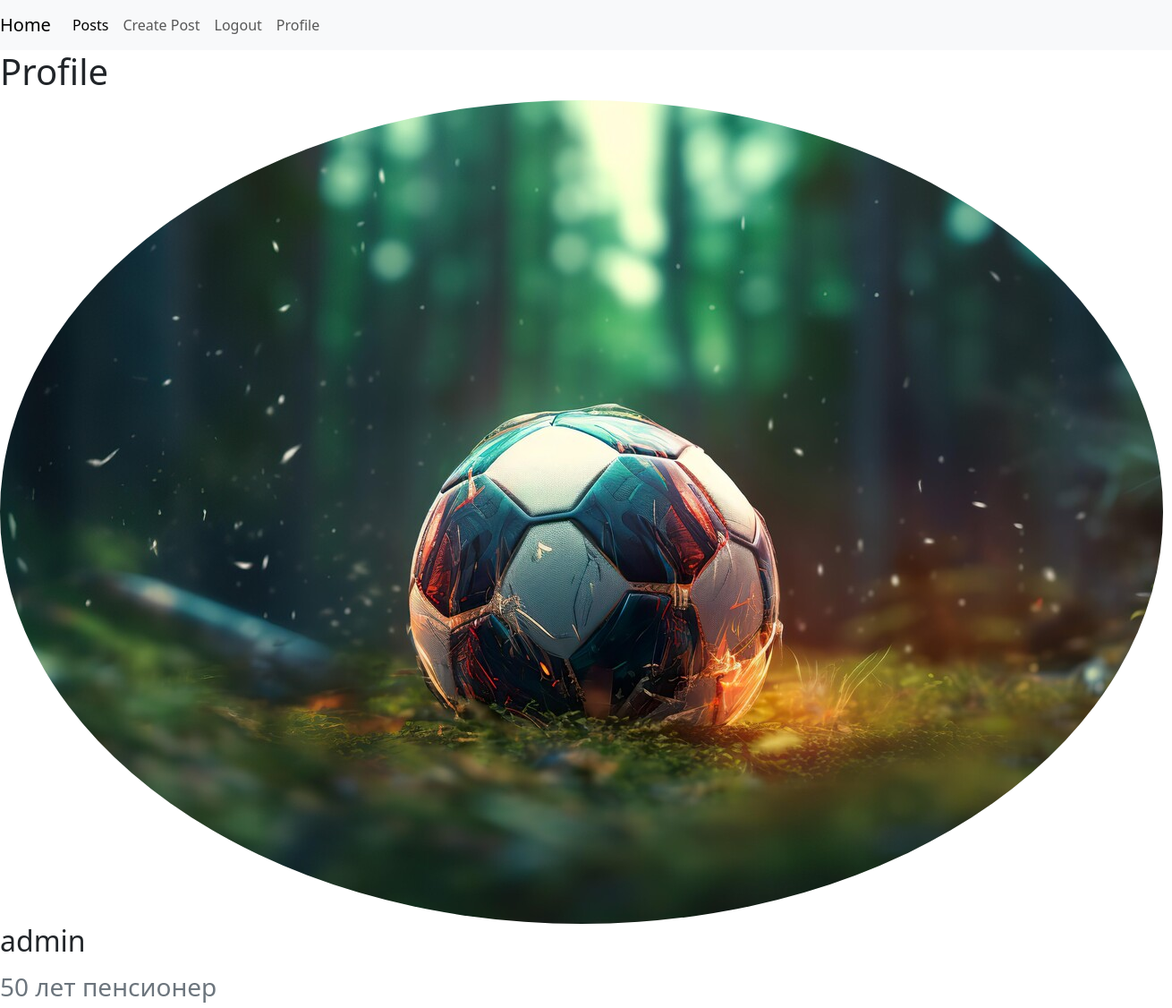
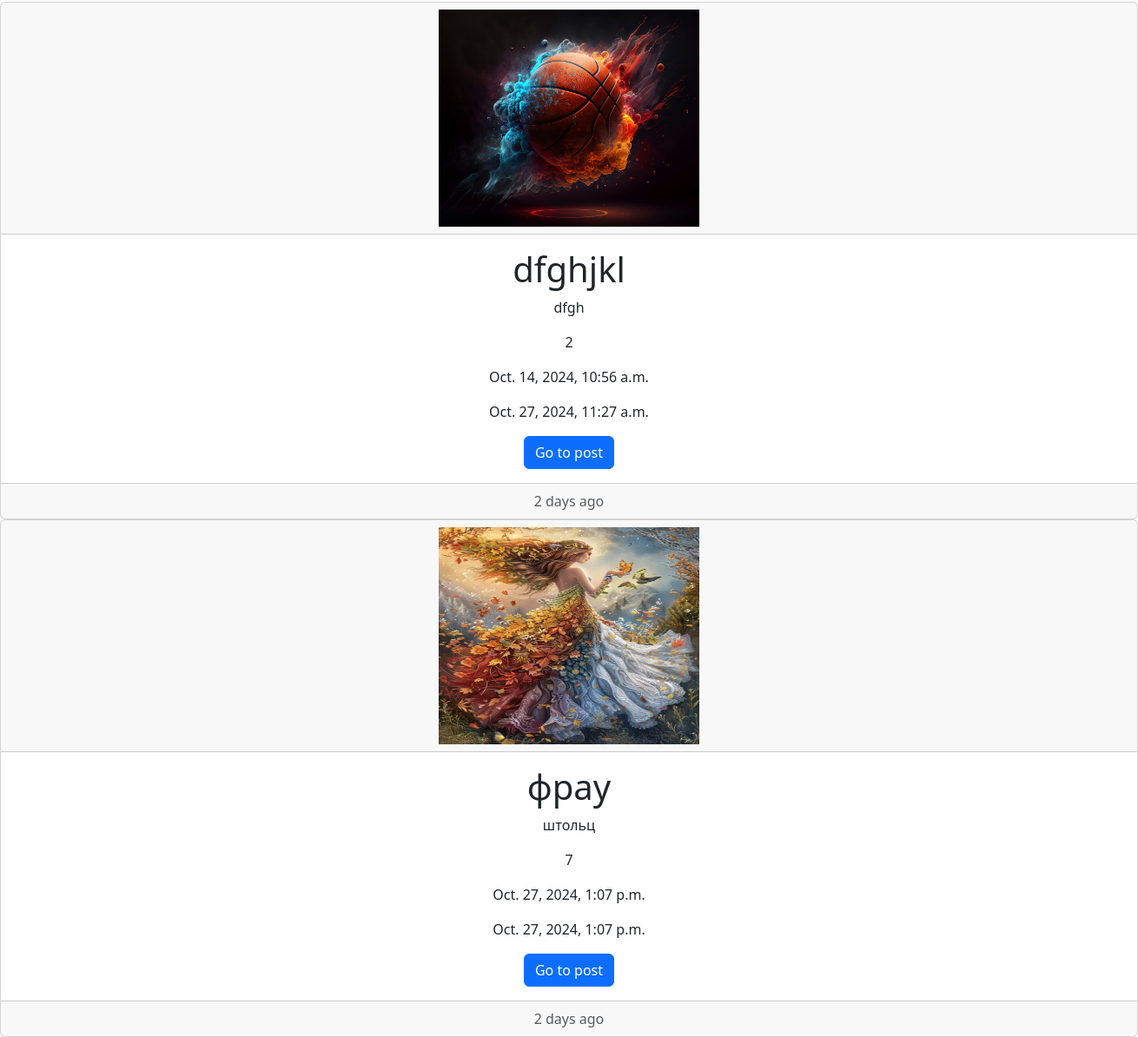
/profile/ (signed in), run on the app's committed database (2 pictures, top to bottom).
### users/models.py (models this page shows, shortened)
class Profile(models.Model):
    user = models.OneToOneField(User, on_delete=models.CASCADE)
    image = models.ImageField(default='default.jpg', upload_to='profile_pics')
    age = models.IntegerField(default=0)

### posts/models.py (models this page shows, shortened)
class Post(models.Model):
    author = models.ForeignKey(User, on_delete=models.CASCADE, related_name='posts', null=True)
    image = models.ImageField(null=True, blank=True) # (upload_to='posts/')
    title = models.CharField(max_length=100)
    content = models.TextField(null=True, blank=True)
    rate = models.IntegerField(default=0)
    created_at = models.DateTimeField(auto_now_add=True, null=True)
    updated_at = models.DateTimeField(auto_now=True, null=True)
    tags = models.ManyToManyField(Tag, related_name='posts')
    category = models.ForeignKey(Category, on_delete=models.CASCADE, related_name='posts', null=True)

### users/views.py (the view)
# urls.py: path("profile/", profile_view),
def profile_view(request):
    if request.method == 'GET':
        posts = Post.objects.filter(author=request.user)
        return render(request, 'users/profile.html', context={'posts': posts})

### templates/users/profile.html (shortened to what this page needs)
{% extends 'base.html' %}
{%load static%}
{%block content%}
<h1 class="title" id="site-title">Profile</h1>
<div class="content-section" style="display: flex"; justify-content: center>
    <div class="media">
        <img class="rounded-circle account-img" src="{{user.profile.image.url}}">
        <div class="media-body">
            <h2 class="account-heading">{{user.username}}</h2>
            <h3 class="text-secondary">{{user.profile.age}} лет пенсионер</h3>
        </div>
    </div>
</div>
{%for post in posts%}
<div class="card text-center">
  <div class="card-header">
    {%if post.image%}
  <img src="{{post.image.url}}" class="card-img-middle" alt="..." width="300" height="250">
    {%else%}
    <img src={% static 'placeholder.png' %}
    {%endif%}
  </div>
  <div class="card-body">
      <h1 class="card-title">{{post.title}}</h1>
    <p class="card-text">{{post.content}}</p>
    <p class="card-text">{{post.rate}}</p>
      <p class="card-text">{{post.created_at}}</p>
      <p class="card-text">{{post.updated_at}}</p>
    <a href="/posts/{{post.id}}/" class="btn btn-primary">Go to post</a>
  </div>
  <div class="card-footer text-body-secondary">
    2 days ago
  </div>
</div>
    {%endfor%}
      {%endblock%}

### data on the page
Post: image (picture), title "dfghjkl", content "dfgh", rate "2", created_at "Oct. 14, 2024, 10:56 a.m.", updated_at "Oct. 27, 2024, 11:27 a.m."
Post: image (picture), title "фрау", content "штольц", rate "7", created_at "Oct. 27, 2024, 1:07 p.m.", updated_at "Oct. 27, 2024, 1:07 p.m."

### other printed values
{{ user.username }} "admin"
{{ user.profile.age }} "50"
